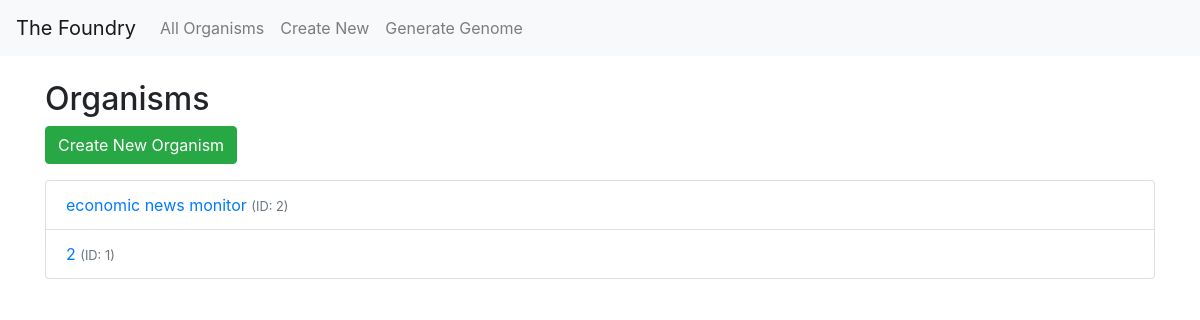
The page / on the database its author committed.
### tables this page shows
CREATE TABLE organisms (
            id INTEGER PRIMARY KEY AUTOINCREMENT,
            name TEXT NOT NULL,
            genome_json TEXT NOT NULL,
            created_timestamp DATETIME DEFAULT CURRENT_TIMESTAMP,
            last_run_timestamp DATETIME
        );

### app.py (the view)
@app.route('/')
def index():
    organisms = db.get_all_organisms()
    return render_template('index.html', organisms=organisms)

### database.py (called while the page is built)
def get_db_connection():
    conn = sqlite3.connect('foundry_new.db')
    conn.row_factory = sqlite3.Row
    return conn

def get_all_organisms():
    conn = get_db_connection()
    organisms = conn.execute('SELECT * FROM organisms ORDER BY created_timestamp DESC').fetchall()
    return organisms

### templates/index.html
{% extends 'layout.html' %}
{% block content %}
    <h2>Organisms</h2>
    <a href="{{ url_for('create') }}" class="btn btn-success mb-3">Create New Organism</a>
    <ul class="list-group">
        {% for organism in organisms %}
            <li class="list-group-item">
                <a href="{{ url_for('detail', organism_id=organism.id) }}">{{ organism.name }}</a>
                <small class="text-muted">(ID: {{ organism.id }})</small>
            </li>
        {% else %}
            <li class="list-group-item">No organisms found.</li>
        {% endfor %}
    </ul>
{% endblock %}

### rows shown on the page
organisms: name "economic news monitor", id "2"
organisms: name "2", id "1"
